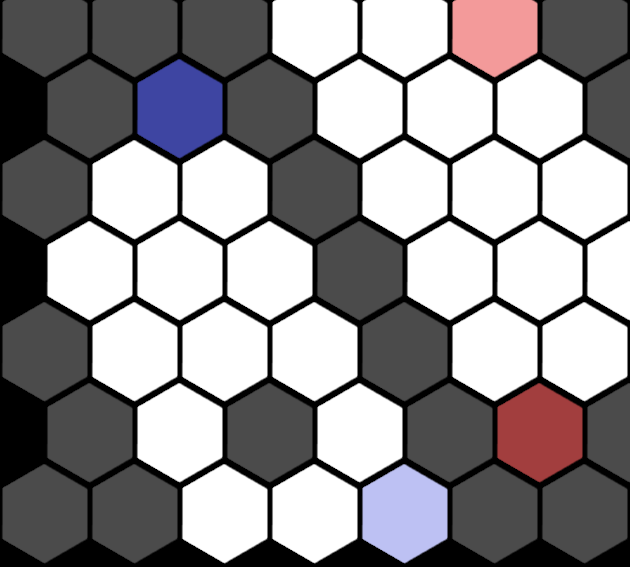

A 2D game scene composited from a Tiled map and its tileset images. What follows is a short description and the map's XML, with every tile layer's data as written:
An orthogonal 14x7 tile map with 45x81 px tiles, 1 tile layer (Tile Layer 1).

<map version="1.0" orientation="orthogonal" renderorder="right-down" width="14" height="7" tilewidth="45" tileheight="81">
 <tileset firstgid="1" name="Tile" tilewidth="90" tileheight="106">
  <image source="../images/Tile.png" width="720" height="212" />
 </tileset>
 <layer name="Tile Layer 1" width="14" height="7">
  <data>
   <tile gid="1" />
   <tile gid="0" />
   <tile gid="1" />
   <tile gid="0" />
   <tile gid="1" />
   <tile gid="0" />
   <tile gid="2" />
   <tile gid="0" />
   <tile gid="2" />
   <tile gid="0" />
   <tile gid="11" />
   <tile gid="0" />
   <tile gid="1" />
   <tile gid="0" />
   <tile gid="0" />
   <tile gid="1" />
   <tile gid="0" />
   <tile gid="7" />
   <tile gid="0" />
   <tile gid="1" />
   <tile gid="0" />
   <tile gid="2" />
   <tile gid="0" />
   <tile gid="2" />
   <tile gid="0" />
   <tile gid="2" />
   <tile gid="0" />
   <tile gid="1" />
   <tile gid="1" />
   <tile gid="0" />
   <tile gid="2" />
   <tile gid="0" />
   <tile gid="2" />
   <tile gid="0" />
   <tile gid="1" />
   <tile gid="0" />
   <tile gid="2" />
   <tile gid="0" />
   <tile gid="2" />
   <tile gid="0" />
   <tile gid="2" />
   <tile gid="0" />
   <tile gid="0" />
   <tile gid="2" />
   <tile gid="0" />
   <tile gid="2" />
   <tile gid="0" />
   <tile gid="2" />
   <tile gid="0" />
   <tile gid="1" />
   <tile gid="0" />
   <tile gid="2" />
   <tile gid="0" />
   <tile gid="2" />
   <tile gid="0" />
   <tile gid="2" />
   <tile gid="1" />
   <tile gid="0" />
   <tile gid="2" />
   <tile gid="0" />
   <tile gid="2" />
   <tile gid="0" />
   <tile gid="2" />
   <tile gid="0" />
   <tile gid="1" />
   <tile gid="0" />
   <tile gid="2" />
   <tile gid="0" />
   <tile gid="2" />
   <tile gid="0" />
   <tile gid="0" />
   <tile gid="1" />
   <tile gid="0" />
   <tile gid="2" />
   <tile gid="0" />
   <tile gid="1" />
   <tile gid="0" />
   <tile gid="2" />
   <tile gid="0" />
   <tile gid="1" />
   <tile gid="0" />
   <tile gid="3" />
   <tile gid="0" />
   <tile gid="1" />
   <tile gid="1" />
   <tile gid="0" />
   <tile gid="1" />
   <tile gid="0" />
   <tile gid="2" />
   <tile gid="0" />
   <tile gid="2" />
   <tile gid="0" />
   <tile gid="15" />
   <tile gid="0" />
   <tile gid="1" />
   <tile gid="0" />
   <tile gid="1" />
   <tile gid="0" />
  </data>
 </layer>
</map>
